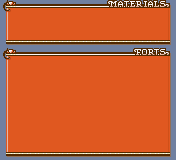

This game map was drawn from its Tiled (.tmx) file and the tilesets committed beside it. A one-line description and the full map source follow:
An orthogonal 22x20 tile map with 8x8 px tiles, 1 tile layer (Tile Layer 1).

<map version="1.4" tiledversion="2020.12.18" orientation="orthogonal" renderorder="right-down" width="22" height="20" tilewidth="8" tileheight="8" infinite="0" nextlayerid="2" nextobjectid="1">
 <tileset firstgid="1" source="MenuUI.tsx" />
 <layer id="1" name="Tile Layer 1" width="22" height="20">
  <data encoding="csv">
2,3,4,4,4,4,4,4,4,4,4,4,4,97,98,99,100,101,102,103,104,105,
8,9,10,10,10,10,10,10,10,10,10,10,10,10,10,10,10,10,10,10,10,11,
7,10,10,10,10,10,10,10,10,10,10,10,10,10,10,10,10,10,10,10,10,11,
7,10,10,10,10,10,10,10,10,10,10,10,10,10,10,10,10,10,10,10,10,11,
7,10,10,10,10,10,10,10,10,10,10,10,10,10,10,10,10,10,10,10,10,11,
27,28,28,28,28,28,28,28,28,28,28,28,28,28,28,28,28,28,28,28,28,34,
2,3,4,4,4,4,4,4,4,4,4,4,4,4,4,4,106,107,108,109,110,111,
8,9,10,10,10,10,10,10,10,10,10,10,10,10,10,10,10,10,10,10,10,11,
7,10,10,10,10,10,10,10,10,10,10,10,10,10,10,10,10,10,10,10,10,11,
7,10,10,10,10,10,10,10,10,10,10,10,10,10,10,10,10,10,10,10,10,11,
7,10,10,10,10,10,10,10,10,10,10,10,10,10,10,10,10,10,10,10,10,11,
7,10,10,10,10,10,10,10,10,10,10,10,10,10,10,10,10,10,10,10,10,11,
7,10,10,10,10,10,10,10,10,10,10,10,10,10,10,10,10,10,10,10,10,11,
7,10,10,10,10,10,10,10,10,10,10,10,10,10,10,10,10,10,10,10,10,11,
7,10,10,10,10,10,10,10,10,10,10,10,10,10,10,10,10,10,10,10,10,11,
7,10,10,10,10,10,10,10,10,10,10,10,10,10,10,10,10,10,10,10,10,11,
7,10,10,10,10,10,10,10,10,10,10,10,10,10,10,10,10,10,10,10,10,11,
7,10,10,10,10,10,10,10,10,10,10,10,10,10,10,10,10,10,10,10,10,11,
7,10,10,10,10,10,10,10,10,10,10,10,10,10,10,10,10,10,10,10,10,11,
27,28,28,28,28,28,28,28,28,28,28,28,28,28,28,28,28,28,28,28,28,34
</data>
 </layer>
</map>
